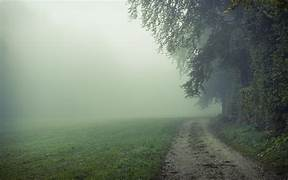
#> input picture examples/OIP (1).jpeg, 288 x 180 px
$ python -i enhance.py   (imports and definitions only)
#> lines starting #> are read from the running program, lines starting #| are printed output that depends on the picture
#> further down, picture is the input picture: shape (180, 288, 3); mean B, G, R 118.5, 133.1, 120.7
"""Classical (OpenCV) image enhancement applied after dehazing."""

import cv2
import numpy as np


def enhance_output_quality(image):
    """Global post-processing of a dehazed BGR image: CLAHE, gamma, sharpening, denoising."""
    try:
        # CLAHE + gamma on the L channel only, so colours are preserved
        lab = cv2.cvtColor(image, cv2.COLOR_BGR2LAB)
#> lab: shape (180, 288, 3); mean of channels 0, 1, 2 135.6, 120.6, 134.3
        lightness, a, b = cv2.split(lab)
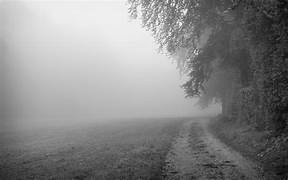
#> lightness: shape (180, 288); min 8, max 254, mean 135.6
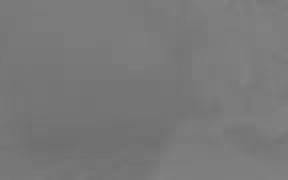
#> a: shape (180, 288); min 110, max 133, mean 120.6
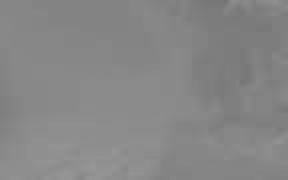
#> b: shape (180, 288); min 113, max 151, mean 134.3
        clahe = cv2.createCLAHE(clipLimit=3.0, tileGridSize=(8, 8))
        lightness = clahe.apply(lightness)
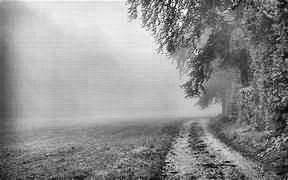
#> lightness: shape (180, 288); min 5, max 255, mean 144
        lightness = np.power(lightness / 255.0, 0.85) * 255.0
        lightness = np.clip(lightness, 0, 255).astype(np.uint8)
        enhanced = cv2.cvtColor(cv2.merge([lightness, a, b]), cv2.COLOR_LAB2BGR)
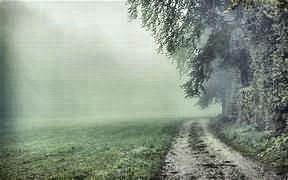
#> enhanced: shape (180, 288, 3); mean B, G, R 136.8, 151.8, 139

        # Unsharp mask, edge-preserving denoise, final contrast lift
        gaussian = cv2.GaussianBlur(enhanced, (0, 0), 1.5)
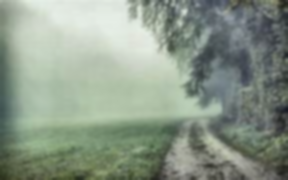
#> gaussian: shape (180, 288, 3); mean B, G, R 136.8, 151.8, 139
        enhanced = cv2.addWeighted(enhanced, 1.3, gaussian, -0.3, 0)
        enhanced = cv2.bilateralFilter(enhanced, 9, 75, 75)
        enhanced = cv2.convertScaleAbs(enhanced, alpha=1.15, beta=15)
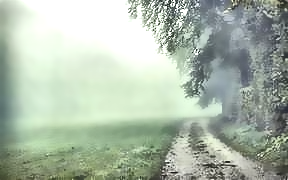
#> enhanced: shape (180, 288, 3); mean B, G, R 170.9, 186.8, 173.3

        return np.clip(enhanced, 0, 255).astype(np.uint8)
    except Exception as e:
        print(f"Error enhancing output quality: {e}")
        return image


# [73 lines left out: functions _crop, _resize_to_width, enhance_plate_region, binarize_plate, binarize_plate_region, not called in this run]

>>> import cv2
>>> picture = cv2.imread('../examples/OIP (1).jpeg')
>>> result = enhance_output_quality(picture)

$ run again, on examples/OIP (2).jpeg
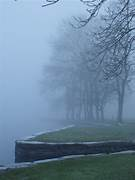
#> input picture examples/OIP (2).jpeg, 135 x 180 px
#> picture is the input picture: shape (180, 135, 3); mean B, G, R 158.6, 134.9, 108.5
#> lab: shape (180, 135, 3); mean of channels 0, 1, 2 139.1, 124.4, 112.6
#> in enhance_output_quality, `lightness = clahe.apply(lightness)`:
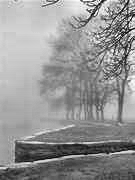
#> lightness: shape (180, 135); min 5, max 255, mean 148.3
#> in enhance_output_quality, `enhanced = cv2.convertScaleAbs(enhanced, alpha=1.15, beta=15)`:
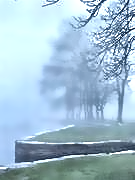
#> enhanced: shape (180, 135, 3); mean B, G, R 210.7, 192.2, 162.9

$ run again, on examples/OIP (3).jpeg
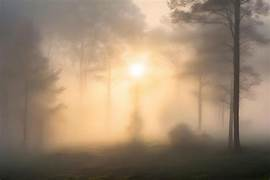
#> input picture examples/OIP (3).jpeg, 270 x 180 px
#> picture is the input picture: shape (180, 270, 3); mean B, G, R 111.3, 134.5, 155.6
#> lab: shape (180, 270, 3); mean of channels 0, 1, 2 144.5, 132.4, 143.1
#> in enhance_output_quality, `lightness = clahe.apply(lightness)`:
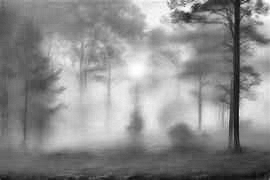
#> lightness: shape (180, 270); min 9, max 255, mean 140.8
#> in enhance_output_quality, `enhanced = cv2.convertScaleAbs(enhanced, alpha=1.15, beta=15)`:
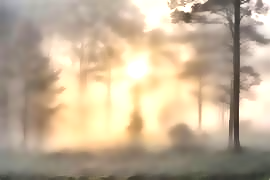
#> enhanced: shape (180, 270, 3); mean B, G, R 151, 176.7, 193.9

$ run again, on examples/OIP (4).jpeg
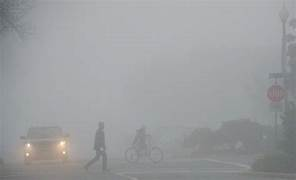
#> input picture examples/OIP (4).jpeg, 296 x 180 px
#> picture is the input picture: shape (180, 296, 3); mean B, G, R 159.2, 157.4, 156.2
#> lab: shape (180, 296, 3); mean of channels 0, 1, 2 165.3, 128, 126.9
#> in enhance_output_quality, `enhanced = cv2.convertScaleAbs(enhanced, alpha=1.15, beta=15)`:
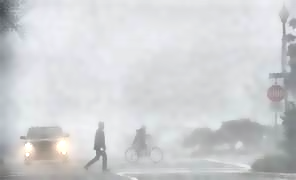
#> enhanced: shape (180, 296, 3); mean B, G, R 212.1, 210.1, 208.8
